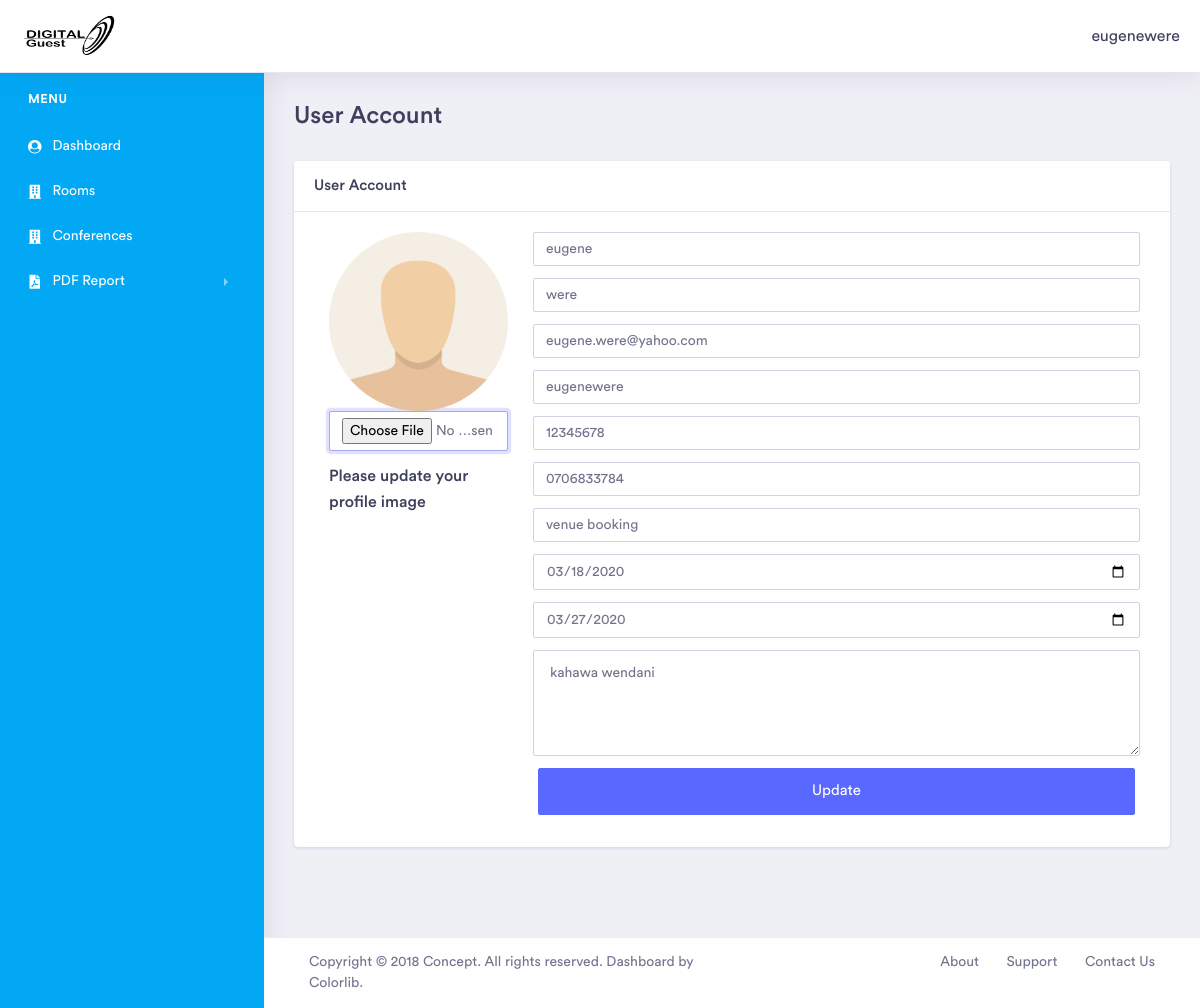
Page /visitorsadmin/usseraccount/ (signed in) on the earlier database version.
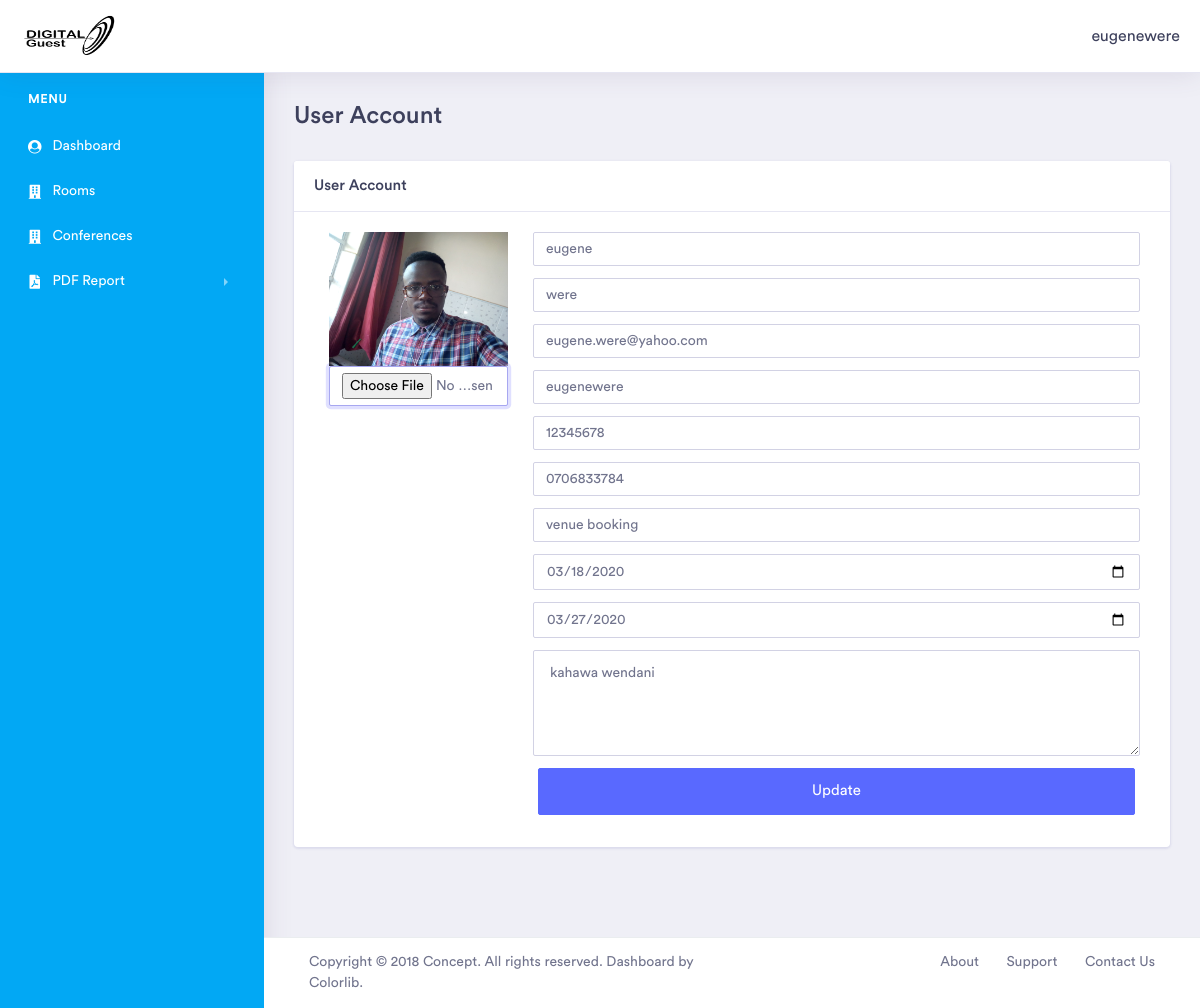
Same page on the later database version.
### visitorsfront/models.py (models this page shows, shortened)
class Visitor(get_user_model()):
    phone_number = models.CharField(max_length=200, null=False, blank=False)
    prof_image = models.ImageField(max_length=200, null=True, blank=True, upload_to='visitors')
    person_to_meet = models.CharField(max_length=20, null=False, blank=False)
    address = models.TextField()
    id_no = models.CharField(max_length=20, null=False, blank=False)
    date_from = models.DateTimeField(default=timezone.now())
    date_to = models.DateTimeField(default=timezone.now())
    created_at = models.DateTimeField(auto_now_add=True)
    updated_at = models.DateTimeField(auto_now=True)

### visitorsadmin/views.py (the view)
# urls.py: path('usseraccount/', views.usseraccount, name='usseraccount'),
def usseraccount(request):
    visitor = Visitor.objects.filter(user_ptr_id=request.user.id).first()
    context ={
        'visitor':visitor,
    }
    return render(request, 'tulia/orders/useracc.html', context)

### visitorsadmin/templatetags/call_method.py (called while the page is built)
@register.filter(name='if_admin')
def if_admin(request):
    user=request.user.id
    admin = User.objects.filter(id=user, is_superuser=True).first()
    if admin:
        return True
    return False

### visitorsadmin/templates/tulia/orders/useracc.html (shortened to what the changed rows need)
{% extends 'tulia/dashboard/dashboard.html' %}
{% load humanize %}
{% load static %}
{% load call_method %}
{% block content %}
    <div class="dashboard-wrapper">
            <div class="container-fluid  dashboard-content">
                <div class="row">
                    <div class="col-xl-12 col-lg-12 col-md-12 col-sm-12 col-12">
                        <div class="page-header">
                            <h2 class="pageheader-title">User Account</h2>
                        </div>
                    </div>
                </div>
                <div class="row">
                    <div class="col-xl-12 col-lg-12 col-md-12 col-sm-12 col-12">
                        <div class="card">
                            <div class="card-body">
                                <div class="table-responsive">
                                    <form action="{% url 'VisitorsAdmin:usseraccountupdate' %}" method="post" enctype="multipart/form-data">
                                        <div class="col-sm-12">
                                            <div class="row">
                                                <div class="col-sm-3">
                                                    <div class="product-image ">
                                                        {% if visitor.prof_image %}
                                                         <img style="width: 100%;" src="{{ visitor.prof_image.url }}" alt="">
                                                        {% else %}
                                                             <img style="width: 100%;" src="{% static 'assets/images/noimages/fd0c559856ca991e9e28937dc802f0b0.png' %}" alt="">
                                                        {% endif %}
                                                    </div>
                                                    <div class="form-group w-100">
                                                                <input value="{{ visitor.prof_image }}" type="file" name="prof_image" id="inputFName" class="form-control" placeholder="Visitor's Profile image"  autofocus>
                                                            </div>
                                                    {% if visitor.prof_image == ''  %}
                                                        <h4>Please update your profile image</h4>
                                                    {% endif %}
                                                </div>
                                                <div class="col-sm-9">
                                                        <div class="form-row">
                                                            <div class="form-group w-100">
                                                                <input value="{{visitor.id_no}}" type="number" name="id_no" maxlength="8" id="inputid" class="form-control" placeholder="Visitor's ID number" required>
                                                            </div>
                                                        </div>
                                                        <div class="form-row">
                                                            <div class="form-group w-100">
                                                                <input value="{{ visitor.phone_number }}" type="tel" name="phone_number" id="inputNumber" class="form-control" placeholder="Visitor's Mobile Number" required autofocus>
                                                            </div>
                                                            <div class="form-group w-100">
                                                                <input value="{{ visitor.person_to_meet }}" type="text" name="person_to_meet" id="inputPersonName" class="form-control" placeholder="Name of Person To Meet" required autofocus>
                                                            </div>
                                                        </div>
                                                        <div class="form-row">
                                                            <div class="form-group w-100">
                                                                <input value="{{ visitor.date_from|date:'Y-m-d' }}" type="date" name="date_from" id="fromTime" class="form-control" placeholder="From time" required autofocus>
                                                            </div>
                                                            <div class="form-group w-100">
                                                                <input value="{{ visitor.date_to|date:'Y-m-d' }}" type="date" name="date_to" id="toTime" class="form-control" placeholder="To time" required autofocus>
                                                            </div>
                                                        </div>
                                                        <div class="form-row">
                                                            <div class="form-group large w-100">
                                                                <textarea  rows="4" cols="41" name="address" class="form-control" id="inputAddress" placeholder="Visitor's Address here...">{{ visitor.address }}</textarea>
                                                            </div>
                                                        </div>
                                                </div>
                                            </div>
                                        </div>
                                    </form>
                                </div>
                            </div>
                        </div>
                    </div>
                </div>
            </div>
        </div>
{% endblock content %}

Differences in the rows shown:
changed Visitor "venue booking": prof_image: picture added
Other differences:
text no longer shown: "Please update your profile image"
